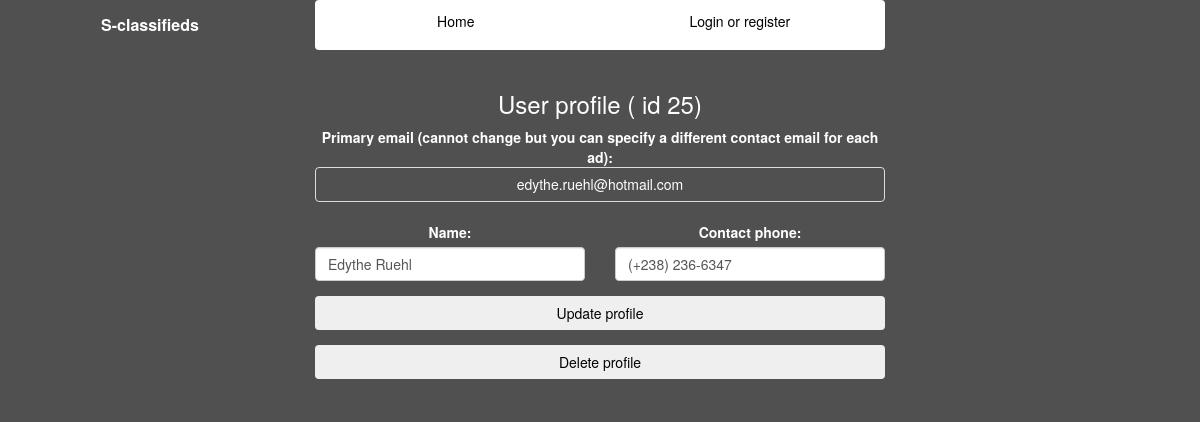
The app's page /user_profile (signed in), older data.
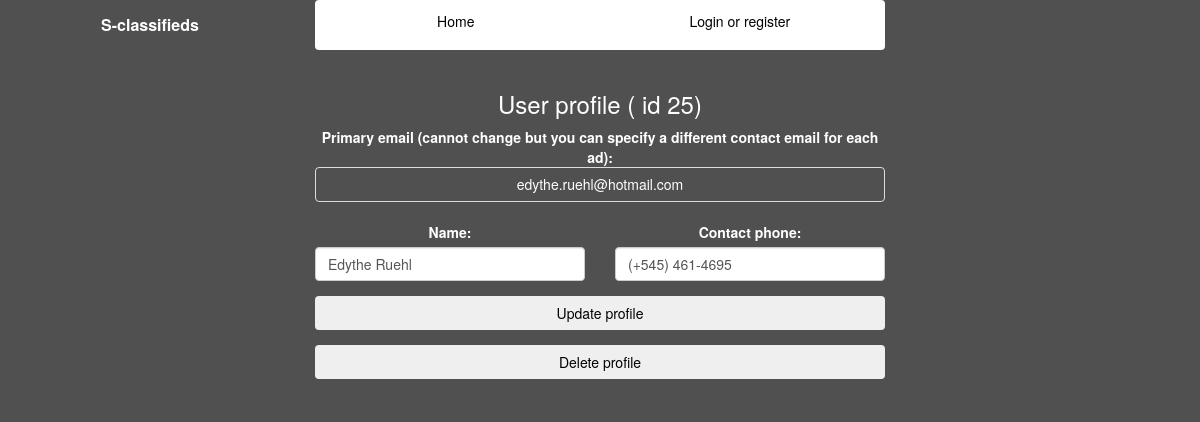
The same page, newer data.
### create_database.py (models this page shows, shortened)
class User(Base):
    __tablename__ = 'user'
    id = Column(Integer, primary_key=True)
    name = Column(String(250), nullable=False)
    email = Column(String(250))
    phone = Column(String(50))
    password = Column(String)
    authenticated = Column(Boolean, default=False)
    ads = relationship("Ad", back_populates="user", cascade="delete")
    def get_id(self):
        return str(self.id)
    def is_authenticated(self):
        return self.authenticated

### main.py (the view, shortened to what this page needs)
@app.route("/user_profile", methods=["GET", "POST"])
@flask_login.login_required
def user_profile():
    user = flask_login.current_user
    apply_new_profile_settings_class = "style='display: none';"
    update_user_info_form = UpdateUserInfoForm(obj=user)
    apply_new_profile_settings_to_user_ads_form = FlaskForm()
    return render_template("user_profile.html",
                           user=user,
                           update_user_info_form=update_user_info_form,
                           apply_new_profile_settings_to_user_ads_form=apply_new_profile_settings_to_user_ads_form,
                           page_info=get_page_info(),
                           apply_new_profile_settings_class=apply_new_profile_settings_class)

### forms.py
class UpdateUserInfoForm(FlaskForm):
    phone = StringField("Contact phone:")
    name = StringField("Name:")

### database.py (called while the page is built)
def get_user_by_unicode_id(user_id):
    user = session.query(create_database.User).filter(create_database.User.id == int(user_id)).first()
    return user

### lib.py (called while the page is built)
def debug_print(item_to_print, printing_on=options.DEBUG_PRINT_ON):
    if printing_on:
        print item_to_print

### main.py (called while the page is built)
@login_manager.user_loader
def user_loader(user_id):
    return database.get_user_by_unicode_id(user_id)

def get_page_info():
    page_info = dict()
    page_info["user_logged_in"] = False
    page_info["left_text"] = "S-classifieds"
    page_info["right_text"] = ""
    lib.debug_print("get_page_info")
    lib.debug_print(flask_login.current_user.get_id())
    if flask_login.current_user.get_id():
        if flask_login.current_user.is_authenticated():
            page_info["user_logged_in"] = True
            page_info["right_text"] = "Logged in as " + flask_login.current_user.email
    return page_info

### templates/user_profile.html (shortened to what this page needs)
<!doctype html>
<html>
<head>
    <link rel="stylesheet" type="text/css" href="../static/css/bootstrap.min.css">
    <link rel="stylesheet" type="text/css" href="../static/css/style.css">
</head>
<body>
 <div class="container-fluid">
 {% include 'nav_bar_row.html' %}
 <div class="row white-text">
	 	<div class="col-md-3"></div>
		 <div class="col-md-6">
			 <div class="text-center">
			     <h3> User profile ( id {{ user.id }})</h3>
			</div>
			 <form action = "{{ url_for('user_profile') }}" method="post">
			 <div class = row>
		         <div class ="col-md-12">
					 <div class="title-info1">Primary email (cannot change but you can specify a different contact email for each ad):</div>
			                        <div class="panel panel-default panel-text1">
			                            {{ user.email }}
			                        </div>
				 </div>
			 </div>
			<div class = "row">
		        <div class = "col-md-6">
		            <div class="form-group">
		                <div class="title-info4">{{ update_user_info_form.name.label }}</div>
		                 {{ update_user_info_form.name(class_="form-control") }}
		            </div>
		        </div>
		        <div class = "col-md-6">
		            <div class="form-group">
		                <div class="title-info4">{{ update_user_info_form.phone.label }}</div>
		                 {{ update_user_info_form.phone(class_="form-control") }}
		            </div>
		        </div>
	        </div>
	        <button type="submit" class="btn btn-block black-text">Update profile</button>
	     	</form>
		</div>
		<div class="col-md-3"></div>
	</div>
	<div class="row white-text">
		<div class="col-md-3"></div>
		<div class="col-md-6" style="margin-top: 15px;">
			<div class="form-group">
				<form action="{{ url_for('delete_user_profile') }}" method="get">
		    		<input type="submit" class="btn btn-block black-text" value="Delete profile">
				</form>
			</div>
		</div>
		<div class="col-md-3"></div>
	</div>
</div>
</body>
</html>

### templates/nav_bar_row.html (shortened to what this page needs)
<div class="row white-text">
    <div class="col-md-3 title-info2">{{ page_info["left_text"]|safe }}</div>
    <div class="col-md-6">
        <nav class="navbar navbar-light" style="background-color: white">
            <ul class="nav  nav-justified">
                <li class="nav-item nav-item-custom1">
                    <a class="nav-link nav-link-custom1" href="{{ url_for('index') }}">Home</a>
                </li>
                 {% if page_info["user_logged_in"] %}
                <li class="nav-item nav-item-custom1">
                    <a class="nav-link nav-link-custom1" href="{{ url_for('user_profile') }}">My profile</a>
                </li>
                <li class="nav-item nav-item-custom1">
                    <a class="nav-link nav-link-custom1" href="{{ url_for('my_ads') }}">My ads</a>
                </li>
                <li class="nav-item nav-item-custom1">
                    <a class="nav-link nav-link-custom1" href="{{ url_for('new_ad') }}">New ad</a>
                </li>
                <li class="nav-item nav-item-custom1">
                    <a class="nav-link nav-link-custom1" href="{{ url_for('logout') }}">Sign Out</a>
                </li>
                 {% else %}
                <li class="nav-item nav-item-custom1">
                    <a class="nav-link nav-link-custom1" href="{{ url_for('login_or_register') }}">Login or register</a>
                </li>
                 {% endif %}
            </ul>
        </nav>
    </div>
</div>
<div class="row white-text">
    <div class="col-md-3"></div>
    <div class="col-md-6 white-text text-center">
    </div>
    <div class="col-md-3"></div>
</div>

### static/css/style.css (style rules this page uses)
body { background-color: #505050; }
.text-center { text-align: center; }
.title-info1 { text-align: center; font-weight: bold; }
.title-info4 { text-align: center; font-weight: bold; min-width: 150px; }
.title-info2 { text-align: center; font-weight: bold; display: inline-block; vertical-align: middle; line-height: 50px; font-size: 16px; }
.panel-text1 { min-height: 33px; text-align: center; line-height: 33px; color: white; background-color: #505050;; }
.white-text { background-color: #505050; color: white; }
.black-text { color: black; }
.nav-link-custom1 { color: black; }

Row changes from the older to the newer data that the page shows:
changed User "edythe.ruehl@hotmail.com": phone "(+238) 236-6347" → "(+545) 461-4695"
